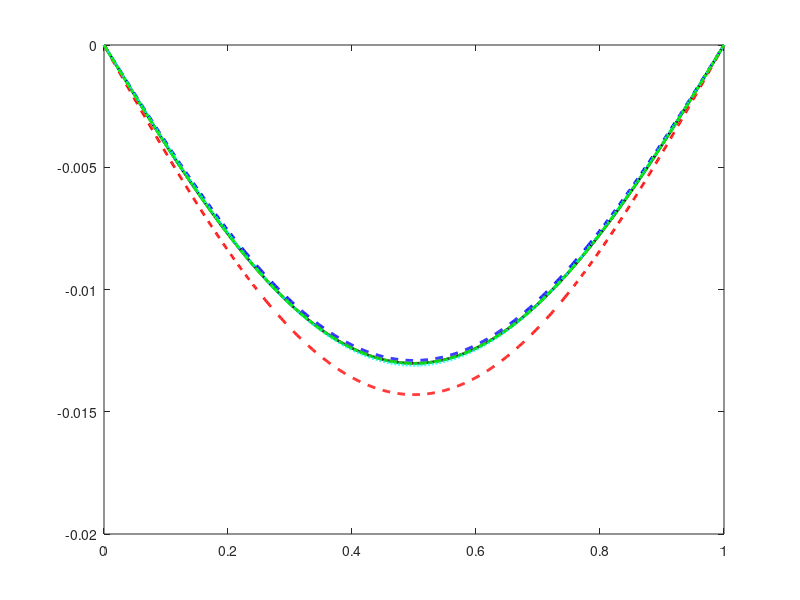
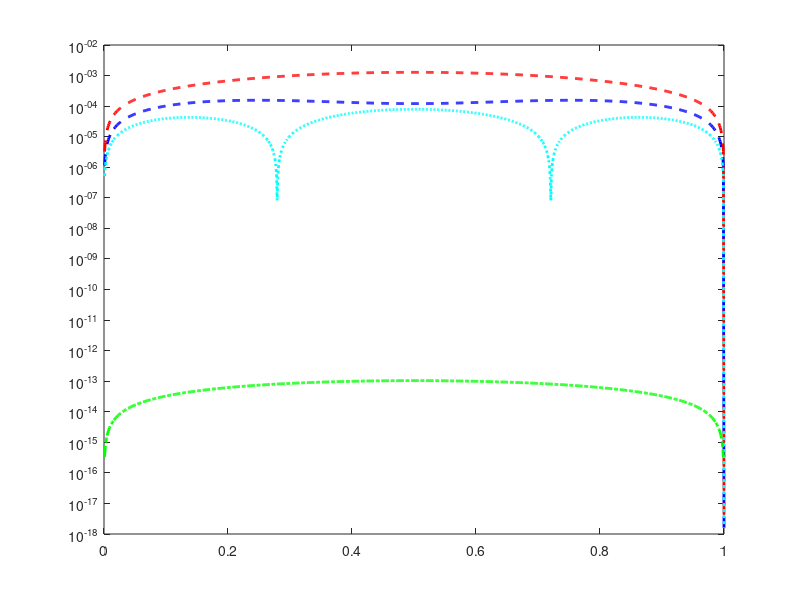
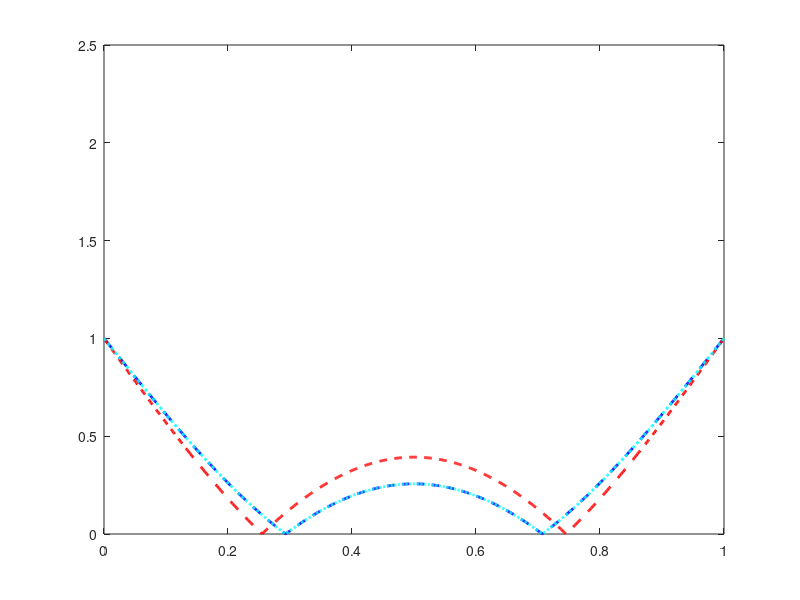

MATLAB code to generate these figures, in order:
%% Problem 2

EI = 1; L = 1; q0 = -1;
x = linspace(0, L, 1000);

% Exact solution
w_ex = (q0*x/(12*EI)).*(x.^3/2 - L*x.^2 + L^3/2);

% Weighted residuals
w_res_gal = -0.0129*sin(pi*x);
w_res_col = -0.0143*sin(pi*x);

% Ritz method
w_ritz_trig = -0.0131*sin(pi*x);
w_ritz_poly = 0.041666666667*(x.*(x-1)-x.^2.*(x-1).^2);

% Plot the approximate solutions and exact solution
fh1 = figure; ah1 = axes;
plot(ah1, x, w_ex, 'k-', 'linew', 2); hold on;
plot(ah1, x, w_res_gal, 'b--', 'linew', 2);
plot(ah1, x, w_res_col, 'r--', 'linew', 2);
plot(ah1, x, w_ritz_trig, 'c:', 'linew', 2);
plot(ah1, x, w_ritz_poly, 'g-.', 'linew', 2);

% Plot the errors
fh2 = figure; ah2 = axes;
plot(ah2, x, abs(w_res_gal-w_ex), 'b--', 'linew', 2); hold on;
plot(ah2, x, abs(w_res_col-w_ex), 'r--', 'linew', 2);
plot(ah2, x, abs(w_ritz_trig-w_ex), 'c:', 'linew', 2);
plot(ah2, x, abs(w_ritz_poly-w_ex), 'g-.', 'linew', 2);
set(ah2, 'yscale', 'log');

% Plot the residuals
R_res_gal = -0.0129*pi^4*sin(pi*x)-q0;
R_res_col = -0.0143*pi^4*sin(pi*x)-q0;
R_ritz_trig = -0.0129*pi^4*sin(pi*x)-q0;
R_ritz_poly = 0.041666666667*24-q0;

fh3 = figure; ah3 = axes;
plot(ah3, x, abs(R_res_gal), 'b--', 'linew', 2); hold on;
plot(ah3, x, abs(R_res_col), 'r--', 'linew', 2);
plot(ah3, x, abs(R_ritz_trig), 'c:', 'linew', 2);
plot(ah3, x, abs(R_ritz_poly), 'g-.', 'linew', 2);

% Errors
dx = x(2)-x(1);
e_res_gal = dx*sum((w_res_gal(1:end-1)-w_ex(1:end-1)).^2)
e_res_col = dx*sum((w_res_col(1:end-1)-w_ex(1:end-1)).^2)
e_ritz_trig = dx*sum((w_ritz_trig(1:end-1)-w_ex(1:end-1)).^2)
e_ritz_poly = dx*sum((w_ritz_poly(1:end-1)-w_ex(1:end-1)).^2)